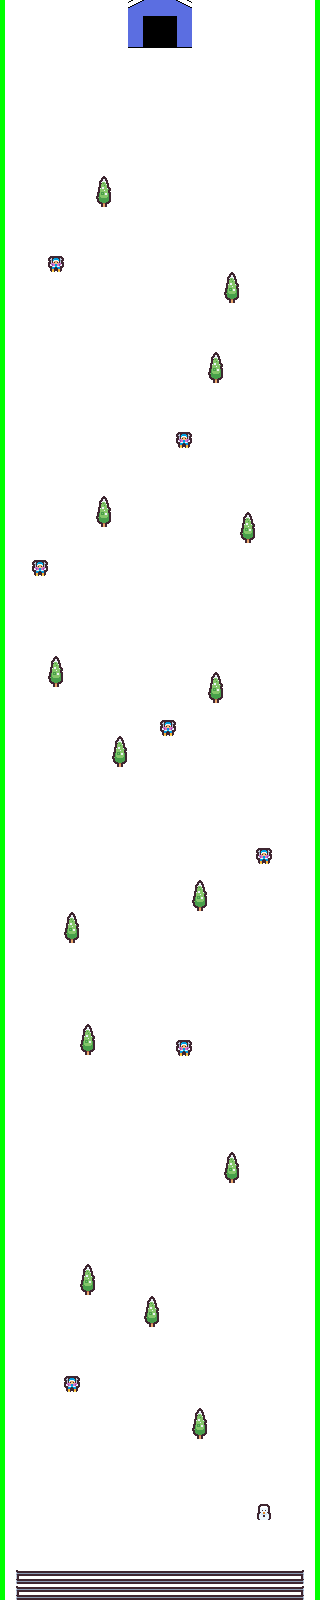

This game map was drawn from its Tiled (.tmx) file and the tilesets committed beside it. A one-line description and the trimmed map source follow:
An orthogonal 20x100 tile map with 16x16 px tiles, 2 tile layers (fondo, objetosInmobiles), 3 tilesets and 28 objects.

<map version="1.10" tiledversion="1.11.2" orientation="orthogonal" renderorder="right-down" width="20" height="100" tilewidth="16" tileheight="16" infinite="0" nextlayerid="7" nextobjectid="33">
 <tileset firstgid="1" source="Character_and_objects.tsx" />
 <tileset firstgid="649" source="snow_green.tsx" />
 <tileset firstgid="665" source="tilemap_packed.tsx" />
 <layer id="1" name="fondo" width="20" height="100">
  <data>[2000 cells, 2000 non-empty, 30 distinct tile ids]</data>
 </layer>
 <layer id="2" name="objetosInmobiles" width="20" height="100">
  <data>[2000 cells, 74 non-empty, 7 distinct tile ids]</data>
 </layer>
 <objectgroup id="3" name="objetos">
  <object id="1" x="97" y="177" width="14" height="29" />
  <object id="2" x="223.5" y="271.5" width="14" height="29" />
  <object id="3" x="208" y="353" width="14" height="29" />
  <object id="4" x="240" y="512" width="14" height="29" />
  <object id="5" x="95.5" y="497.5" width="14" height="29" />
  <object id="6" x="209" y="672" width="14" height="29" />
  <object id="7" x="49.5" y="657" width="14" height="29" />
  <object id="8" x="111.5" y="737.5" width="14" height="29" />
  <object id="9" x="191.5" y="881.5" width="14" height="29" />
  <object id="10" x="64.5" y="912.5" width="14" height="29" />
  <object id="11" x="81.5" y="1025" width="14" height="29" />
  <object id="12" x="224" y="1153.5" width="14" height="29" />
  <object id="13" x="79.5" y="1264.5" width="14" height="29" />
  <object id="14" x="145" y="1297.5" width="14" height="29" />
  <object id="15" x="192.5" y="1408" width="14" height="29" />
  <object id="16" x="48.5" y="256" width="14.5" height="16" />
  <object id="17" x="177" y="433" width="14.5" height="16" />
  <object id="18" x="32.5" y="559.5" width="14.5" height="16" />
  <object id="19" x="160.5" y="720.5" width="14.5" height="16" />
  <object id="20" x="256.5" y="849" width="14.5" height="16" />
  <object id="21" x="175.5" y="1041" width="14.5" height="16" />
  <object id="22" x="65" y="1375.5" width="14.5" height="16" />
  <object id="23" x="256" y="1505" width="14.5" height="16" />
  <object id="28" x="-0.75" y="143.75" width="6.5" height="1455.25" />
  <object id="29" x="314.25" y="144" width="6.5" height="1455.25" />
  <object id="30" x="314.5" y="0" width="5.5" height="147" />
  <object id="31" x="0.5" y="-2.5" width="5.5" height="147" />
 </objectgroup>
 <objectgroup id="4" name="meta">
  <object id="32" x="4.33333" y="1568.33" width="311.333" height="32.3333" />
 </objectgroup>
</map>
